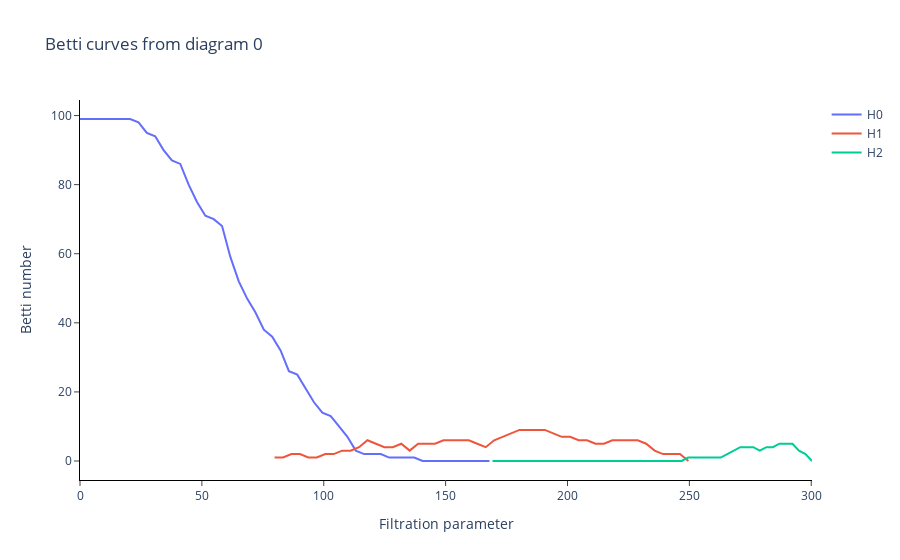

Here is the notebook cell this chart was saved with:
### Code cell
betticurves.plot(betti_curves, sample=0)

### Figure 1 — Plotly figure (JSON) as saved in the notebook; plotly's stock layout.template omitted (floating-point values rounded to 4 significant figures)
{"data": [{"mode": "lines", "name": "H0", "showlegend": true, "type": "scatter", "x": [0, 3.428, 6.857, 10.29, 13.71, 17.14, 20.57, 24.0, 27.43, 30.86, 34.28, 37.71, 41.14, 44.57, 48.0, 51.43, 54.85, 58.28, 61.71, 65.14, 68.57, 72.0, 75.42, 78.85, 82.28, 85.71, 89.14, 92.57, 95.99, 99.42, 102.9, 106.3, 109.7, 113.1, 116.6, 120.0, 123.4, 126.8, 130.3, 133.7, 137.1, 140.6, 144.0, 147.4, 150.8, 154.3, 157.7, 161.1, 164.6, 168.0], "y": [99, 99, 99, 99, 99, 99, 99, 98, 95, 94, 90, 87, 86, 80, 75, 71, 70, 68, 59, 52, 47, 43, 38, 36, 32, 26, 25, 21, 17, 14, 13, 10, 7, 3, 2, 2, 2, 1, 1, 1, 1, 0, 0, 0, 0, 0, 0, 0, 0, 0]}, {"mode": "lines", "name": "H1", "showlegend": true, "type": "scatter", "x": [79.83, 83.29, 86.76, 90.22, 93.69, 97.15, 100.6, 104.1, 107.5, 111.0, 114.5, 117.9, 121.4, 124.9, 128.3, 131.8, 135.3, 138.7, 142.2, 145.7, 149.1, 152.6, 156.1, 159.5, 163.0, 166.4, 169.9, 173.4, 176.8, 180.3, 183.8, 187.2, 190.7, 194.2, 197.6, 201.1, 204.6, 208.0, 211.5, 215.0, 218.4, 221.9, 225.4, 228.8, 232.3, 235.7, 239.2, 242.7, 246.1, 249.6], "y": [1, 1, 2, 2, 1, 1, 2, 2, 3, 3, 4, 6, 5, 4, 4, 5, 3, 5, 5, 5, 6, 6, 6, 6, 5, 4, 6, 7, 8, 9, 9, 9, 9, 8, 7, 7, 6, 6, 5, 5, 6, 6, 6, 6, 5, 3, 2, 2, 2, 0]}, {"mode": "lines", "name": "H2", "showlegend": true, "type": "scatter", "x": [169.2, 171.9, 174.6, 177.3, 179.9, 182.6, 185.3, 188.0, 190.6, 193.3, 196.0, 198.7, 201.3, 204.0, 206.7, 209.4, 212.0, 214.7, 217.4, 220.1, 222.7, 225.4, 228.1, 230.8, 233.4, 236.1, 238.8, 241.5, 244.1, 246.8, 249.5, 252.2, 254.8, 257.5, 260.2, 262.9, 265.5, 268.2, 270.9, 273.6, 276.2, 278.9, 281.6, 284.3, 286.9, 289.6, 292.3, 295.0, 297.6, 300.3], "y": [0, 0, 0, 0, 0, 0, 0, 0, 0, 0, 0, 0, 0, 0, 0, 0, 0, 0, 0, 0, 0, 0, 0, 0, 0, 0, 0, 0, 0, 0, 1, 1, 1, 1, 1, 1, 2, 3, 4, 4, 4, 3, 4, 4, 5, 5, 5, 3, 2, 0]}], "layout": {"plot_bgcolor": "white", "title": {"text": "Betti curves from diagram 0"}, "xaxis": {"anchor": "y", "exponentformat": "e", "linecolor": "black", "linewidth": 1, "mirror": false, "showexponent": "all", "showline": true, "side": "bottom", "ticks": "outside", "title": {"text": "Filtration parameter"}, "type": "linear", "zeroline": true}, "yaxis": {"anchor": "x", "exponentformat": "e", "linecolor": "black", "linewidth": 1, "mirror": false, "showexponent": "all", "showline": true, "side": "left", "ticks": "outside", "title": {"text": "Betti number"}, "type": "linear", "zeroline": true}}}
